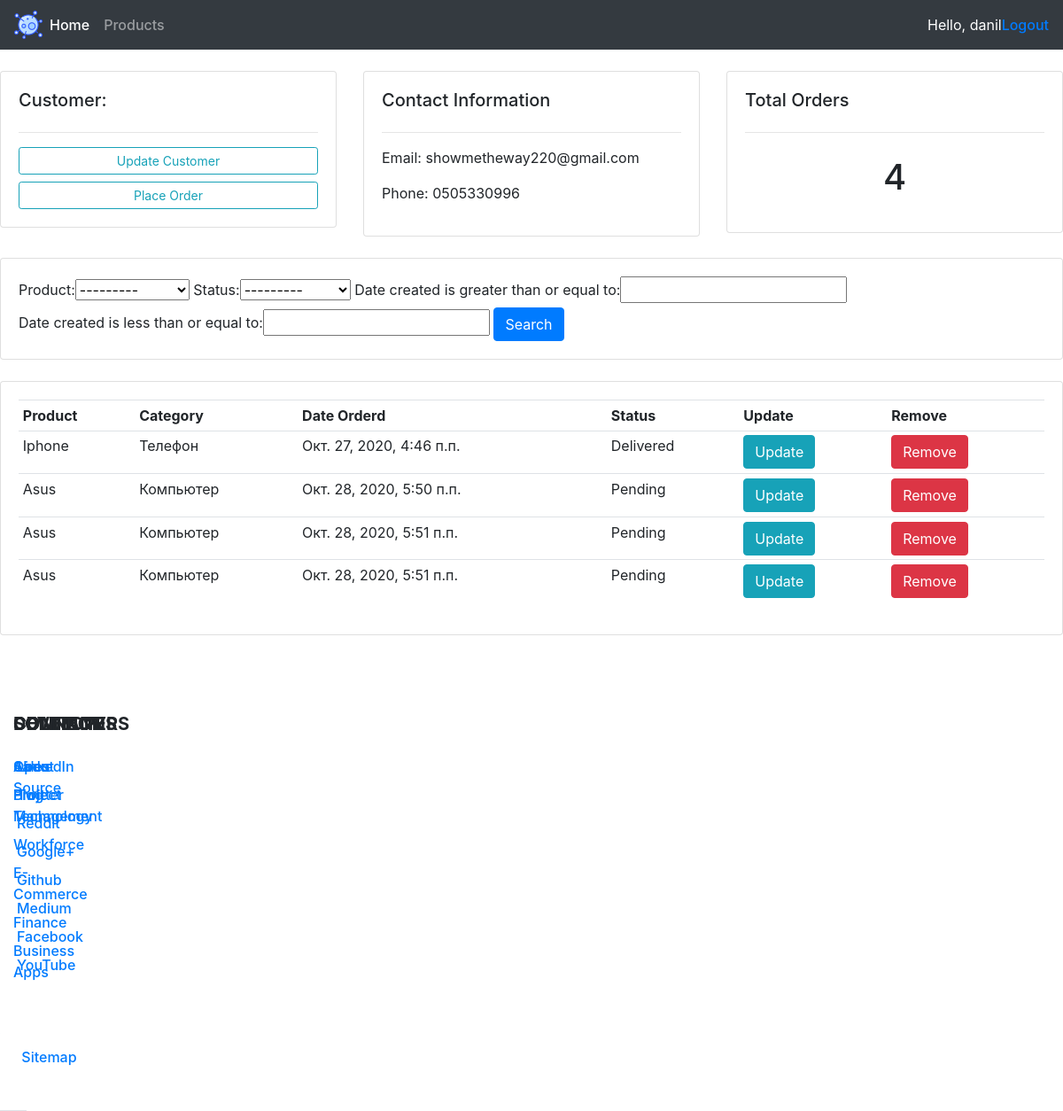
The app's page /customer/1/ (signed in) with its own data.
### store/models.py (models this page shows, shortened)
class Customer(models.Model):
    user = models.OneToOneField(User,null=True,blank=True,on_delete=models.CASCADE)
    full_name = models.CharField(max_length=200,null=True)
    email = models.CharField(max_length=200,null=True)
    address = models.CharField(max_length=200,null=True)
    telephone = models.CharField(max_length=200,null=True)
    image_field = models.ImageField(null=True,blank=True,default='default_image.jpg')
    github_link = models.CharField(null=True,blank=True,max_length=100)
    insta_link = models.CharField(null=True, blank=True,max_length=100)
    twitter_link = models.CharField(null=True, blank=True,max_length=100)
    facebook_link = models.CharField(null=True, blank=True,max_length=100)

class Order(models.Model):
    STATUS = (
        ('Pending','Pending'),
        ('Delivered', 'Delivered'),
        ('Not Delivered', 'Not Delivered'),
    )
    customer = models.ForeignKey(Customer,null=True,on_delete=models.SET_NULL)
    product = models.ForeignKey(Product,null=True,on_delete=models.SET_NULL)
    date_created = models.DateTimeField(auto_now_add=True)
    status = models.CharField(max_length=200,null=True,choices=STATUS)

class Product(models.Model):
    CATEGORY = (
        ('Телефон','Телефон'),
        ('Компьютер', 'Компьютер'),
        ('Видеокарта', 'Видеокарта'),
        ('Жесткий диск','Жесткий диск'),
    )
    name = models.CharField(max_length=50,null=True)
    price = models.FloatField(null=True)
    category = models.CharField(max_length=50,null=True,choices=CATEGORY)
    description = models.CharField(max_length=50,null=True,blank=True)
    date_created = models.DateTimeField(auto_now_add=True,null=True)
    tag = models.ManyToManyField(Tag,null=True)
    def __str__(self):
        return self.name

### store/decorators.py (the view)
    def wrapped(request,*args,**kwargs):
        group = None
        if request.user.groups.exists():
            group = request.user.groups.all()[0].name
        if group == 'customer':
            return redirect('user')
        if group == 'manager':
            return view_func(request,*args,**kwargs)

### store/views.py (called while the page is built)
@admin_only
def customer_page(request,pk):
    customer = Customer.objects.get(id=pk)
    orders = customer.order_set.all()
    orders_count = orders.count()
    filterset = OrderFilterSet(request.GET,queryset=orders)
    orders = filterset.qs #Обращаемся к классу Model
    context = {'customer':customer,'orders':orders,'orders_count':orders_count,
                   'filterset':filterset}
    return render(request,'store/customer.html',context)

### store/templates/store/customer.html
{% extends 'store/main.html' %}
{% block content %}
<br>
<div class="row">
	<div class="col-md">
		<div class="card card-body">
			<h5>Customer:</h5>
			<hr>
			<a class="btn btn-outline-info  btn-sm btn-block" href="">Update Customer</a>
			<a class="btn btn-outline-info  btn-sm btn-block" href="{% url 'create_order' customer.id %}">Place Order</a>
		</div>
	</div>
	<div class="col-md">
		<div class="card card-body">
			<h5>Contact Information</h5>
			<hr>
			<p>Email: {{ customer.email }} </p>
			<p>Phone: {{ customer.telephone }} </p>
		</div>
	</div>
	<div class="col-md">
		<div class="card card-body">
			<h5>Total Orders</h5>
			<hr>
			<h1 style="text-align: center;padding: 10px">{{ orders_count }}</h1>
		</div>
	</div>
</div>
<br>
<div class="row">
	<div class="col">
		<div class="card card-body">
			<form method="get">
			{{ filterset.form }}
		    <button class="btn btn-primary" type="submit">Search</button>
		  </form>
		</div>
	</div>
</div>
<br>
<div class="row">
	<div class="col-md">
		<div class="card card-body">
			<table class="table table-sm">
				<tr>
					<th>Product</th>
					<th>Category</th>
					<th>Date Orderd</th>
					<th>Status</th>
					<th>Update</th>
					<th>Remove</th>
				</tr>
				{% for order in orders %}
				<tr>
				<td>{{ order.product.name }}</td>
				<td>{{ order.product.category }}</td>
				<td>{{ order.date_created }}</td>
				<td>{{ order.status }}</td>
				<td><a class="btn btn-info" href="">Update</a></td>
				<td><a class="btn btn-danger" href="">Remove</a></td>
				</tr>
				{% endfor %}
			</table>
		</div>
	</div>
</div>
{% endblock %}

### store/templates/store/navbar.html (shortened to what this page needs)
{% load static %}
<nav class="navbar navbar-expand-lg navbar-dark bg-dark">
  <a href="{% url 'home' %}"><img src="{% static 'images/logo.png' %}">
  <div class="collapse navbar-collapse" id="navbarSupportedContent">
    <ul class="navbar-nav mr-auto">
      {% if request.user.is_staff %}
      <li class="nav-item active">
        <a class="nav-link" href="{% url 'home' %}">Home <span class="sr-only">(current)</span></a>
      </li>
      <li class="nav-item">
        <a class="nav-link" href="{% url 'products' %}">Products</a>
      {% else %}
      <li class="nav-item">
        <a class="nav-link" href="{% url 'settings' %}">Settings</a>
      </li>
      {% endif %}
    </ul>
    <span style="color:#ffffff">Hello, {{ request.user }} </span>
    <span><a href="{% url 'logout' %}">Logout</a></span>
  </div>
</nav>

### static/css/index.css (style rules this page uses)
body { background-color: #ebeff5; }

### static/css/footer.css (style rules this page uses)
body { font-family: Rubik,Arial,sans-serif; font-weight: 400; font-size: 1rem; overflow-x: hidden; color: #607289; }
h5 { font-size: 1rem; line-height: 1.375; font-family: Rubik,Arial,sans-serif; font-weight: 500; color: #030929; }
a { color: #818494; font-weight: 500; text-decoration: none; background-color: transparent; }

### records on screen
Customer: email "showmetheway220@gmail.com", telephone "0505330996"
Order: product.name "Iphone", product.category "Телефон", date_created "Окт. 27, 2020, 4:46 п.п.", status "Delivered"
Order: product.name "Asus", product.category "Компьютер", date_created "Окт. 28, 2020, 5:50 п.п.", status "Pending"
Order: product.name "Asus", product.category "Компьютер", date_created "Окт. 28, 2020, 5:51 п.п.", status "Pending"
Order: product.name "Asus", product.category "Компьютер", date_created "Окт. 28, 2020, 5:51 п.п.", status "Pending"

### other values on screen
{{ request.user }} "danil"
{{ orders_count }} "4"
